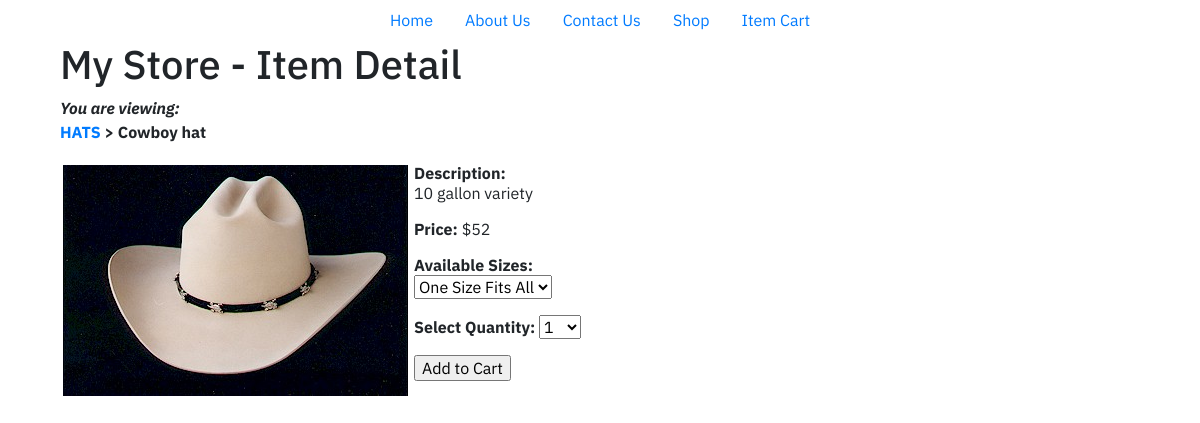
The page /Phase1/showitem.php?item_id=2 on the database its author committed.
### tables this page shows
CREATE TABLE IF NOT EXISTS `store_items` (
  `id` int(11) NOT NULL AUTO_INCREMENT,
  `cat_id` int(11) NOT NULL,
  `item_title` varchar(75) DEFAULT NULL,
  `item_price` float DEFAULT NULL,
  `item_desc` text,
  `item_image` varchar(50) DEFAULT NULL,
  PRIMARY KEY (`id`)
);

CREATE TABLE IF NOT EXISTS `store_categories` (
  `id` int(11) NOT NULL AUTO_INCREMENT,
  `cat_title` varchar(50) DEFAULT NULL,
  `cat_desc` text,
  PRIMARY KEY (`id`)
);

### Phase1/showitem.php (the view, shortened to what this page needs)
<?php
include("DBConnect.inc");
$display_block = "<h1>My Store - Item Detail</h1>";
$get_item_sql = "SELECT c.id as cat_id, c.cat_title, si.item_title, si.item_price, si.item_desc, si.item_image FROM store_items AS si LEFT JOIN store_categories AS c on c.id = si.cat_id WHERE si.id = '".$_GET["item_id"]."'";
$get_item_res = $conn->query($get_item_sql) or die("Couldn't connect :".$conn->error);
if ($get_item_res->num_rows < 1) {
   $display_block .= "<p><em>Invalid item selection.</em></p>";
   }else{
   while ($item_info = $get_item_res->fetch_array()) {
	   $cat_id = $item_info['cat_id'];
	   $cat_title = strtoupper(stripslashes($item_info['cat_title']));
	   $item_title = stripslashes($item_info['item_title']);
	   $item_price = $item_info['item_price'];
	   $item_desc = stripslashes($item_info['item_desc']);
	   $item_image = $item_info['item_image'];
	}
   $display_block .= "<p><strong><em>You are viewing:</em><br/>
   <a href=\"seestore.php?cat_id=".$cat_id."\">".$cat_title."</a> &gt; ".$item_title."</strong></p>
   <table cellpadding=\"3\" cellspacing=\"3\">
   <tr>
   <td valign=\"middle\" align=\"center\"><img class=\"img-fluid\" src=\"Images/$item_image\"/></td>
   <td valign=\"middle\"><p><strong>Description:</strong><br/>".$item_desc."</p>
   <p><strong>Price:</strong> \$".$item_price."</p>
   <form method=\"post\" action=\"addtocart.php\">";
   $get_sizes_sql = "SELECT item_size FROM store_item_size WHERE item_id = ".$_GET["item_id"]." ORDER BY item_size";
   $get_sizes_res = $conn->query($get_sizes_sql) or die("Couldn't connect :".$conn->error);
   if ($get_sizes_res->num_rows > 0) {
       $display_block .= "<p><strong>Available Sizes:</strong><br/>
       <select name=\"sel_item_size\">";
       while ($sizes = $get_sizes_res->fetch_array()) {
          $item_size = $sizes['item_size'];
          $display_block .= "<option value=\"".$item_size."\">".$item_size."</option>";
       }
   }
   $display_block .= "</select>";
   $display_block .= "
   <p><strong>Select Quantity:</strong>
   <select name=\"sel_item_qty\">";
   for($i=1; $i<11; $i++) {
       $display_block .= "<option value=\"".$i."\">".$i."</option>";
   }
   $display_block .= "
   </select>
   <input type=\"hidden\" name=\"sel_item_id\" value=\"".$_GET["item_id"]."\"/>
   <p><input type=\"submit\" name=\"submit\" value=\"Add to Cart\"/></p>
   </form>
   </td>
   </tr>
   </table>";
}
?>
<html lang="en">
<head>
    <link rel="stylesheet"
          href="https://maxcdn.bootstrapcdn.com/bootstrap/4.0.0/css/bootstrap.min.css"
>
</head>
<body>
<section>
    <ul class="nav justify-content-center">
        <li class="nav-item">
            <a class="nav-link" href="index.html">Home</a>
        </li>
        <li class="nav-item">
            <a class="nav-link" href="aboutus.html">About Us</a>
        </li>
        <li class="nav-item">
            <a class="nav-link" href="contactus.html">Contact Us</a>
        </li>
        <li class="nav-item">
            <a class="nav-link" href="seestore.php">Shop</a>
        </li>
        <li class="nav-item">
            <a class="nav-link" href="showcart.php">Item Cart</a>
        </li>
    </ul>
</section>
<div class="container">
    <div class="col-sm-12">
        <?php echo $display_block; ?>
    </div></div>
</body>
</html>

### Phase1/showitem.php (style rules this page uses)
body { font-family: 'IBM Plex Sans', sans-serif; }

### rows shown on the page
store_items: store_categories.cat_title "HATS", item_title "Cowboy hat", item_image (picture), item_desc "10 gallon variety", item_price "52"

### other values the page prints
form field sel_item_size "One Size Fits All"
form field sel_item_qty "1"
